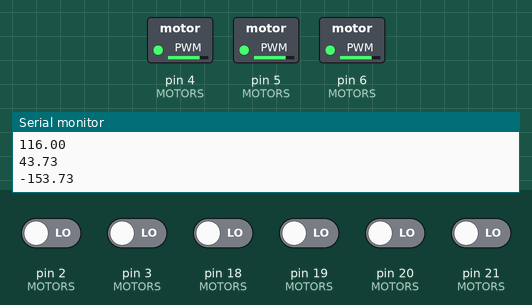
Simulated run of this program. Board: Arduino Mega 2560, built with avr-gcc and run on an emulated ATmega2560. Parts: switched loads named in the program (green lamp = pin HIGH), the last lines printed to the serial monitor. The test bench sets the inputs (shaded band); at power-on: pin 2 (MOTORS), pin 3 (MOTORS), pin 18 (MOTORS), pin 19 (MOTORS), pin 20 (MOTORS), pin 21 (MOTORS) LOW. At 10.0 s the program stops and its outputs stay as they are.

Above: at 0.1 s.
At 10.1 s:
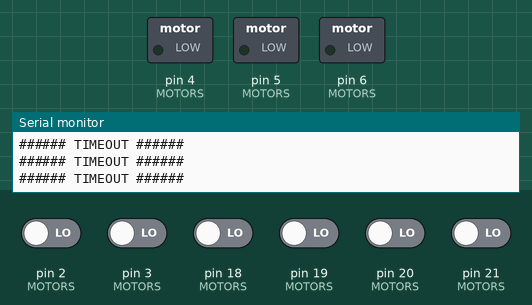
Timing chart, 0 to 11.5 s (numbered marks = the images above):
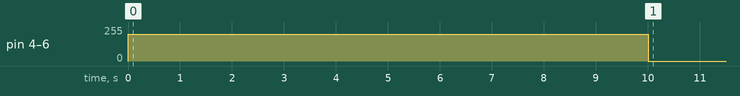

The program:

main.cpp
```cpp
#include <Arduino.h>
#include <math.h>


// GLOBALS ——————————————————————————————————————————————————————————————————————————————————————————————————
#define RUN 1
#define PPR 3576.0
#define mm_PER_ROT 62.8
#define MAX_PWM 200  // THE MAX SPEED THE ENCODER CAN ~ACCURATELY READ AT (CAN GO FROM 0-255)
#define test_motor 0
#define d 57.0 // mm constant representing the distance between the rods and virtual backbone
#define kmax 500 // mm max curvature of virtual backbone

// s1,s2,s3 are the length of each rod i (i =1,2,3)
// S is the length of the virtual backbone
// k is the arclength curvature of the virtual backbone path ()= 1 / radius of curvature)
// phi direction of curvature
const String ENC_READS[4] = {"11", "01", "00", "10"};
float HEAD_COORDS[3] = {0, 0, 0}; // x, y, z
float RODS_DESIRED[6] = {0, 0, 0, 0, 0, 0}; // 0:s1, 1:s2, 2:s3, 3:S, 4:k, 5:phi
float RODS[6] = {0, 0, 0, 0, 0, 0}; // 0:s1, 1:s2, 2:s3, 3:S, 4:k, 5:phi
float MOTORS[3][6] = { // 0:MOTOR #, 1:PHASE_PIN, 2:EN_PIN, 3:ENC-A, ENC-B, 4:DIRECTION, 5:NUM_PULSES
  {9, 6, 2, 3, 0.5, 0},
  {8, 5, 18, 19, 0.5, 0},
  {7, 4, 20, 21, 0.5, 0},
};


// Interrupt Service Routines ———————————————————————————————————————————————————————————————————————————————
void rec_enc_00(){
  MOTORS[0][5] += (2 * MOTORS[0][4]) - 1;;
};

void rec_enc_01(){
  MOTORS[1][5] += (2 * MOTORS[1][4]) - 1;;
};

void rec_enc_02(){
  MOTORS[2][5] += (2 * MOTORS[2][4]) - 1;;
};


// CUSTOM FUNCTIONS —————————————————————————————————————————————————————————————————————————————————————————
void run_motor(int motor_pin, int dir, int pwm_val) {
  // MOVES MOTOR IN DIRECTION
  digitalWrite(MOTORS[motor_pin][0], dir);
  analogWrite(MOTORS[motor_pin][1], pwm_val);

  MOTORS[motor_pin][4] = dir;
}

float get_motor_rotations(int motor_pin) {
  // RETURNS THE NUMBER OF REVOLUTIONS FROM THE ORIGIN
  // Serial.println(MOTORS[motor_pin][5]);
  if (MOTORS[motor_pin][5] == 0.0) {
    return 0.0; // PREVENT DIVISION BY ZERO ERROR
  }
  return (MOTORS[motor_pin][5] /  PPR); // (NUM_PULSES / PPR)
}

float get_motor_angle(int motor_pin) {
  // RETURNS THE ROTATION ANGLE FROM THE ORIGIN
  return get_motor_rotations(motor_pin) * 360;  // NUM_ROTATIONS * 360
}

float get_motor_dist(int motor_pin){
  // RETURNS THE DISTANCE (cm) FROM THE ORIGIN THE "MOTOR" HAS TRAVELED (IE THE ROD IN OUR CASE)
  return get_motor_rotations(motor_pin) * mm_PER_ROT; // NUM_ROTATIONS * ~CIRCUMFERENCE
}

void inv_kin() {
    RODS_DESIRED[0] = (1 + d * RODS_DESIRED[4] * cos(RODS_DESIRED[5])) * RODS_DESIRED[3];
    RODS_DESIRED[1] = (1 - RODS_DESIRED[4] * d * sin(M_PI/6 - RODS_DESIRED[5])) * RODS_DESIRED[3];
    RODS_DESIRED[2] = (1 - RODS_DESIRED[4] * d * sin(M_PI/6 + RODS_DESIRED[5])) * RODS_DESIRED[3];
}

void set_desired_from_input(float Sin, float Kfbin, float Klrin){
    RODS_DESIRED[3] = Sin / 1000;
    RODS_DESIRED[4] = min(sqrt(pow(Kfbin, 2) + pow(Klrin, 2)), kmax);
    RODS_DESIRED[5] = atan2(Klrin, Kfbin);

    inv_kin();
}

void find_head_coords(){
    float val = 1 - cos(RODS[4] * RODS[3]);

    HEAD_COORDS[0] = (val * cos(RODS[5])) / RODS[4];
    HEAD_COORDS[1] = (val * sin(RODS[5])) / RODS[4];
    HEAD_COORDS[2] = (sin(RODS[4] * RODS[3])) / RODS[4];
  }

void set_head_coords(float x, float y, float z){
  float val = 1 - cos(RODS[4] * RODS[3]);

  x = (val * cos(RODS[5]));
  y = (val * sin(RODS[5]));
  z = (sin(RODS[4] * RODS[3]));
}

bool is_about_equal(float sourceNum, float targetNum, float limit){
  return (sourceNum > targetNum - limit && sourceNum < targetNum + limit);
}


// VIRTUAL FUNCTIONS ————————————————————————————————————————————————————————————————————————————————————————
void setup() {
  Serial.begin(2000000); // MUST CHANGE IN .ini FILE TO VIEW IN SERIAL MONITOR

  attachInterrupt(digitalPinToInterrupt(MOTORS[0][2]), rec_enc_00, CHANGE);
  attachInterrupt(digitalPinToInterrupt(MOTORS[0][3]), rec_enc_00, CHANGE);
  attachInterrupt(digitalPinToInterrupt(MOTORS[1][2]), rec_enc_01, CHANGE);
  attachInterrupt(digitalPinToInterrupt(MOTORS[1][3]), rec_enc_01, CHANGE);
  attachInterrupt(digitalPinToInterrupt(MOTORS[2][2]), rec_enc_02, CHANGE);
  attachInterrupt(digitalPinToInterrupt(MOTORS[2][3]), rec_enc_02, CHANGE);

  set_desired_from_input(2000, 1, 1);
  Serial.println(RODS_DESIRED[0]);
  Serial.println(RODS_DESIRED[1]);
  Serial.println(RODS_DESIRED[2]);
}

void loop() {
  if (millis() > 10000){
      for (int i=0; i<3; i++) {
        Serial.println("###### TIMEOUT ######");
        run_motor(i, 0, 0);
      }
      exit(0);
    }

  if(RUN){
    for (int i=0; i<3; i++) {
      float rod_length = get_motor_dist(i);
      RODS[i] = rod_length;

      // Serial.print(i);
      // Serial.print(": ");
      // Serial.print(rod_length);
      // Serial.print(" / ");
      // Serial.print(RODS_DESIRED[i]);
      // Serial.print(" ?== ");
      // Serial.println(is_about_equal(rod_length, RODS_DESIRED[i], 0.1));

      if (is_about_equal(rod_length, RODS_DESIRED[i], 0.1)){
        run_motor(i, MOTORS[i][4], 0); // STOP
      }
      else if (rod_length < RODS_DESIRED[i]) {
        run_motor(i, 1, MAX_PWM); // EXTEND
      }
      else if (rod_length > RODS_DESIRED[i]) {
        run_motor(i, 0, MAX_PWM); // RETRACT
      }
    };
    // Serial.print(get_motor_angle(test_motor));
    // Serial.print("º | cm = ");
    // Serial.println(get_motor_dist(test_motor));
  }
}


// GRAVEYARD ————————————————————————————————————————————————————————————————————————————————————————

// void record_pulses() {
//   // RECORDS THE NUMBER OF PULSES FROM ENCODERS TO EACH MOTOR IN MOTORS
//   // PULSES CAN THEN BE USED TO DETERMINE THE NUMBER OF ROTATIONS, DISTANCE, AND ANGLE
//   static int last_encs[3] = {3, 3, 3};

//   int encs[3] = {
//     digitalRead(MOTORS[0][2]) + digitalRead(MOTORS[0][3]),
//     digitalRead(MOTORS[1][2]) + digitalRead(MOTORS[1][3]),
//     digitalRead(MOTORS[2][2]) + digitalRead(MOTORS[2][3])
//     };

//   for (int i=0; i<3; i++) {
//     int last_enc = last_encs[i];
//     int enc = encs[i];

//     if (enc != last_enc) {
//       MOTORS[i][5] += (2 * MOTORS[i][4]) - 1; // left rotation decrements, right increments pulses
//       last_encs[i] = enc;
//     };
//   }
//   Serial.print(digitalRead(MOTORS[test_motor][2]));
//   Serial.println(digitalRead(MOTORS[test_motor][3]));
// }
```

Measured:
- by itself, pin 4 (MOTORS), pin 5 (MOTORS), pin 6 (MOTORS): 0/255 → 200/255 at 0.00 s, → 0/255 10.0 s later
